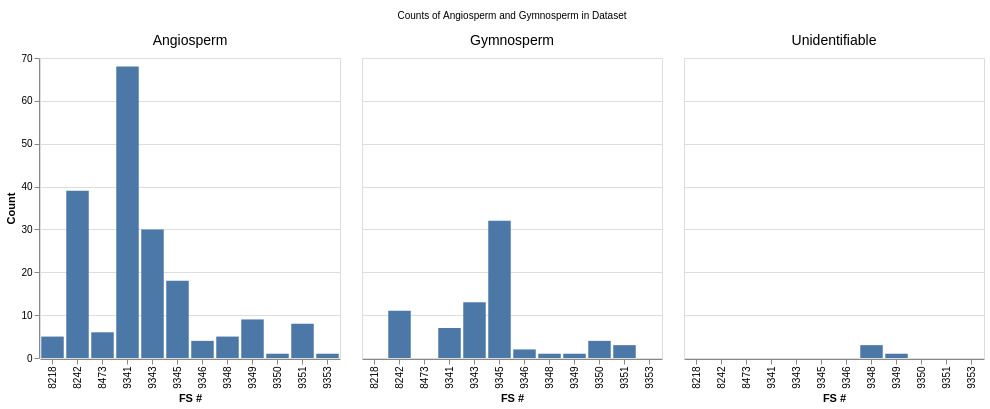

Notebook cell for this chart:
### Markdown cell above
### Faceting Example

### Code cell
faceted = (alt.Chart(data)
    .mark_bar() # The mark command can take different commands to change the color and style of marks: local configuration
    .encode(
        alt.X('FS #:N'),
        alt.Y('count(Wood ID):Q', title = "Count"),
       # alt.Color("Angio/gymno:N").scale(scheme = "category20b") # Using encoding to adjust color
    ).properties(
        width=300,
        height=300)
    # title = "Counts of Angiosperm and Gymnosperm in Dataset"))
          )


# Adjust labels using global configurations
faceted.configure_header(
    titleFontSize = 18,
    titleFontStyle = "heavy",
    labelFontSize = 14
)

### Figure 1 — Vega-Lite specification as saved in the notebook (floating-point values rounded to 4 significant figures; data arrays with more than 128 entries replaced by an {"elided": "..."} marker saying what was removed)
{"config": {"view": {"continuousWidth": 300, "continuousHeight": 300}, "header": {"labelFontSize": 14, "titleFontSize": 18, "titleFontStyle": "heavy"}}, "data": {"name": "data-2e0d23946b6fc4e7af1860b645e36a51"}, "facet": {"field": "Angio/gymno", "title": "Counts of Angiosperm and Gymnosperm in Dataset", "type": "nominal"}, "spec": {"mark": {"type": "bar"}, "encoding": {"x": {"field": "FS #", "type": "nominal"}, "y": {"aggregate": "count", "field": "Wood ID", "title": "Count", "type": "quantitative"}}, "height": 300, "width": 300}, "$schema": "https://vega.github.io/schema/vega-lite/v6.1.0.json", "datasets": {"data-2e0d23946b6fc4e7af1860b645e36a51": {"elided": "272 records"}}}
